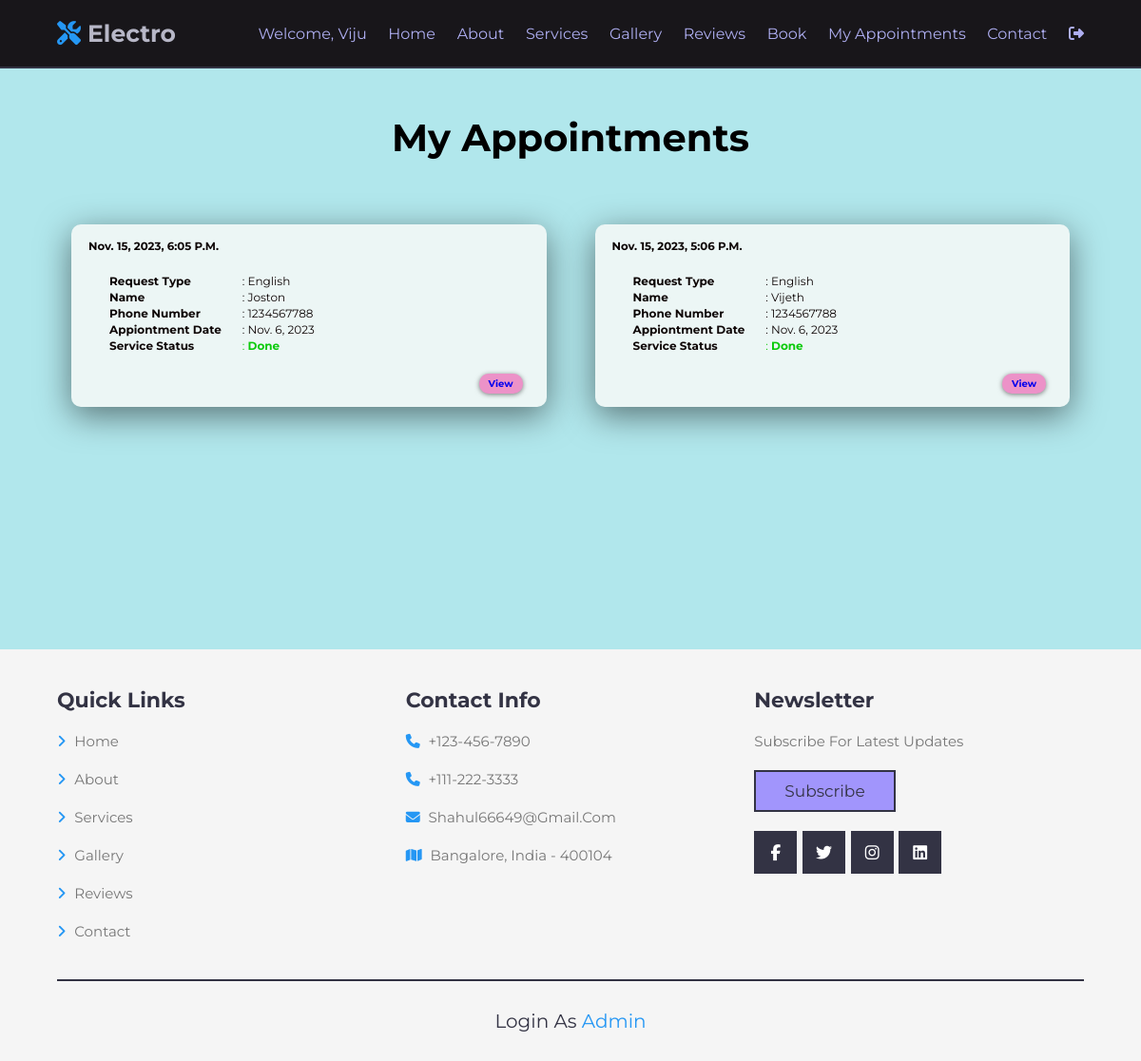
Screenshot of /appointment (signed in) with the database file from the repository.
### electro_app/models.py (models this page shows, shortened)
class customer_request(models.Model):
    customer_name=models.CharField(max_length=10)
    email_ID=models.EmailField()
    phone_number=models.CharField(max_length=10)
    address=models.TextField()
    city=models.CharField(max_length=10)
    state=models.CharField(max_length=10)
    pin_code=models.PositiveIntegerField()
    request_Type=models.CharField(max_length=50, choices=(('english','arduino'),('history','motor'),('electro','battery')), default=" ")
    description=models.TextField()
    date=models.DateField()
    connect=models.ForeignKey(User,default=None, on_delete=models.CASCADE, null=True)
    cdate=models.DateTimeField(auto_now_add=True)

### electro_app/views.py (the view)
# urls.py: path('appointment', views.appointment, name="appointment"),
def appointment(request):
    if request.user.is_authenticated:
        name=customer_request.objects.filter(connect=request.user)
        return render(request, 'appointment.html',{'form':name})
    else:
        return render(request,'appointment.html')

### templates/appointment.html (shortened to what this page needs)
{% extends 'base.html' %}
{% load static %}
{% block body %}
<link rel="stylesheet" href="{% static 'css/appointment.css'%}">
    <h1>My Appointments</h1>
    <div class="space">
        {% for i in form reversed %}
        <div class="container">
            <form>
                <table>
                    <tr>
                        <td> <b> Request Type</b></td>
                        <td class="rg">:   {{i.request_Type}}</td>
                    </tr>
                    <tr>
                        <td> <b> Name</b></td>
                        <td class="rg">:  {{i.customer_name}}</td>
                    </tr>
                    <tr>
                        <td> <b> Phone Number</b></td>
                        <td class="rg">:   {{i.phone_number}}</td>
                    </tr>
                    <tr>
                        <td> <b> Appiontment Date</b></td>
                        <td class="rg">:   {{i.date}}</td>
                        {% if i.cdate.date <= i.date %}
                        <tr><td><b>Service Status</b></td><td class="rg" style="color: red;">: <b id="pen"> pending...</b></td></tr>
                        {% else %}
                        <tr><td><b>Service Status</b></td><td class="rg" style="color: rgb(5, 201, 5); ">: <b> done</b></td></tr>
                        {% endif %}
                    </tr>
                    <h3>{{i.cdate}}</h3>
                </table>
                <button class="bb2"><b> <a href="{% url 'show' i.id %}">View</a></b></button>
            </form>
        </div>
        {% endfor %}
    </div>
{% endblock body %}

### templates/base.html (shortened to what this page needs)
<!DOCTYPE html>
<html lang="en">
<head>
   {% load static %}
   <link rel="stylesheet" href="https://cdnjs.cloudflare.com/ajax/libs/font-awesome/5.15.4/css/all.min.css">
   <link rel="stylesheet" href="https://cdnjs.cloudflare.com/ajax/libs/lightgallery-js/1.4.0/css/lightgallery.min.css">
   <link rel="stylesheet" href="{% static 'css/stylo.css'%}">
</head>
<body>
   <header class="header">
      <nav class="navbar">
         <a href="#" class="logo"> <i class="fas fa-tools"></i> electro </a>
         <div class="links">
            {% if user.is_authenticated %}
            {% if request.user.first_name == "" %}
            <a>welcome, {{request.user.username}}</a>
            {% else %}
            <a>welcome, {{request.user.first_name}}</a>
            {% endif %}
            {% endif %}
            <a href="/">home</a>
            <a href="/#about">about</a>
            <a href="/#services">services</a>
            <a href="/#gallery">gallery</a>
            <a href="/#reviews">Reviews</a>
            <a href="/bookings">Book</a>
            <a href="/appointment">My Appointments</a>
            <a href="/#contact">contact</a>
            {% if user.is_authenticated %}
            <a href="/logoutuser"><i class="fa-solid fa-right-from-bracket"></i></a>
            {% else %}
            <a href="/logins"><i class="fa-solid fa-right-to-bracket"></i></a>
            {% endif %}
         </div>
      </nav>
   </header>
{% block body %}{% endblock body %}
   <section class="footer">
    <div class="box-container">
       <div class="box">
          <h3>quick links</h3>
          <a class="link" href="#home"> <i class="fas fa-angle-right"></i> Home</a>
          <a class="link" href="#about"> <i class="fas fa-angle-right"></i> About</a>
          <a class="link" href="#services"> <i class="fas fa-angle-right"></i> Services</a>
          <a class="link" href="#gallery"> <i class="fas fa-angle-right"></i> Gallery</a>
          <a class="link" href="#reviews"> <i class="fas fa-angle-right"></i> Reviews</a>
          <a class="link" href="#contact"> <i class="fas fa-angle-right"></i> Contact</a>
       </div>
       <div class="box">
          <h3>contact info</h3>
          <a href="#" class="link"> <i class="fas fa-phone"></i> +123-456-7890 </a>
          <a href="#" class="link"> <i class="fas fa-phone"></i> +111-222-3333 </a>
          <a href="#" class="link"> <i class="fas fa-envelope"></i> shahul66649@gmail.com </a>
          <a href="#" class="link"> <i class="fas fa-map"></i> Bangalore, india - 400104 </a>
       </div>
       <div class="box">
          <h3>newsletter</h3>
          <p>Subscribe for latest updates</p>
          <form action="/subscrib" method="post" onsubmit="subscribe()">
             <input type="submit" value="subscribe" class="btn">
          </form>
          <div class="share">
             <a href="#" class="fab fa-facebook-f"></a>
             <a href="#" class="fab fa-twitter"></a>
             <a href="#" class="fab fa-instagram"></a>
             <a href="#" class="fab fa-linkedin"></a>
          </div>
       </div>
    </div>
    <div class="credit"> Login as <a href="/admin"><span>admin</span></a></div>
 </section>
</body>
 </html>

### statics/CSS/stylo.css (style rules this page uses)
* { font-family: 'Montserrat', sans-serif; margin: 0; padding: 0; -webkit-box-sizing: border-box; box-sizing: border-box; outline: none; border: none; text-decoration: none; -webkit-transition: all .2s linear; transition: all .2s linear; }
html { font-size: 62.5%; overflow-x: hidden; scroll-behavior: smooth; scroll-padding-top: 6rem; background-color: rgb(177, 231, 236); }
section { padding: 5rem 10%; }
.btn { display: inline-block; margin-top: 1rem; padding: 1rem 3rem; cursor: pointer; background: rgb(161, 149, 252); font-size: 1.7rem; text-transform: capitalize; color: #334; border: 0.2rem solid #334; }
.header .navbar { padding: 2rem 10%; padding-left: 5rem; padding-right: 5rem; display: -webkit-box; display: -ms-flexbox; display: flex; -webkit-box-align: center; -ms-flex-align: center; align-items: center; -webkit-box-pack: justify; -ms-flex-pack: justify; justify-content: space-between; background: rgb(24, 22, 26); border-bottom: 0.2rem solid #334; position: fixed; top: 0; left: 0; right: 0; z-index: 1000; width: 100%; }
.header .navbar .logo { font-size: 2.5rem; text-transform: capitalize; color: rgb(183, 183, 199); font-weight: bolder; }
.header .navbar .logo i { color: #2597f4; }
.header .navbar .links a { margin-left: 2rem; font-size: 1.6rem; text-transform: capitalize; color: rgb(174, 174, 241); }
.footer { background: #f5f5f5; }
.footer .box-container { display: -ms-grid; display: grid; -ms-grid-columns: (minmax(25rem, 1fr))[auto-fit]; grid-template-columns: repeat(auto-fit, minmax(25rem, 1fr)); gap: 2rem; }
.footer .box-container .box h3 { font-size: 2.2rem; text-transform: capitalize; color: #334; padding: 1rem 0; }
.footer .box-container .box .link { display: block; padding: .5rem 0; font-size: 1.5rem; line-height: 2; color: #777; }
.footer .box-container .box .link i { padding-right: .5rem; color: #2597f4; }
.footer .box-container .box p { padding: .5rem 0; font-size: 1.5rem; line-height: 2; color: #777; }
.footer .box-container .box .share { margin-top: 2rem; }
.footer .box-container .box .share a { height: 4.5rem; width: 4.5rem; line-height: 4.5rem; font-size: 1.7rem; background: #334; color: #fff; margin-right: .3rem; text-align: center; }
.footer .credit { font-size: 2rem; text-transform: capitalize; color: #334; margin-top: 3rem; padding-top: 3rem; border-top: 0.2rem solid #334; text-align: center; }
.footer .credit span { color: #2597f4; }
@media (max-width: 1200px) { .header .navbar { padding: 2rem 5%; } }
@media (max-width: 1200px) { section { padding: 3rem 5%; } }

### statics/CSS/appointment.css (style rules this page uses)
.container { padding:25px; min-height: 10vh; margin-top: 2rem; }
.container form { padding-left: 1.8rem; padding-top: 1.6rem; margin-top: 2px; padding-bottom: 1.4rem; padding-right: 1.5rem; }
.space { margin-top: 2rem; margin-bottom: 19rem; display: -ms-grid; display: grid; -ms-grid-columns: (minmax(30rem, 1fr))[auto-fit]; grid-template-columns: repeat(auto-fit, minmax(40rem, 1fr)); gap: 0.1rem; margin-left: 5rem; margin-right: 5rem; }
h1 { text-align: center; margin-top: 12rem; font-size: 4rem; }
table { font-size: 12px; margin-left: 2rem; margin-top: 2rem; }
.rg { padding-left: 2rem; }
.bb2,.bb { font-size: 10px; margin-top: 2rem; padding: 4px 10px 4px 10px; float: right; box-shadow: 0 1px 5px rgba(0,0,0,0.5); background: rgb(236, 146, 200); border-radius: 10px; cursor: pointer; text-decoration: none; }
.bb2 { margin-right: 1rem; }

### statics/CSS/booking.css (style rules this page uses)
* { font-family: 'Montserrat', sans-serif; margin:0; padding:0; box-sizing: border-box; outline: none; border:none; text-transform: capitalize; transition: all .2s linear; }
.container { display: flex; justify-content: center; align-items: center; padding:25px; min-height: 100vh; background-color: rgb(177, 231, 236); margin-top: 7rem; }
.container form { position: relative; width: 100%; max-width: 850px; padding: 80px 40px 40px; padding-top: 2rem; background: rgb(236, 246, 245); border-radius: 10px; color: rgb(9, 1, 1); box-shadow: 0 9px 35px rgba(0,0,0,0.5); margin-top: 4rem; margin-bottom: 4rem; }
.container form::before { content:''; position: absolute; top: 0; left: 0; width: 50%; height: 100%; background: rgba(255, 255, 255, 0.025); transform: skewX(-26deg); transform-origin: bottom; border-radius: 10px; pointer-events: none; }

### rows the page displays
customer_request: request_Type "English", customer_name "Joston", phone_number "1234567788", date "Nov. 6, 2023", shows "Service Status", cdate "Nov. 15, 2023, 6:05 P.m."
customer_request: request_Type "English", customer_name "Vijeth", phone_number "1234567788", date "Nov. 6, 2023", shows "Service Status", cdate "Nov. 15, 2023, 5:06 P.m."

### other values shown
{{ request.user.username }} "Viju"
